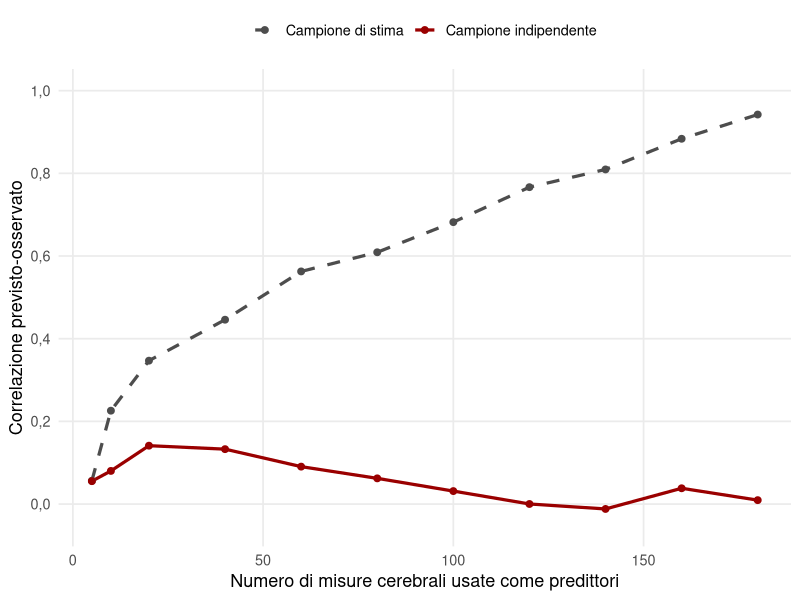

R code for this plot:
## ---- chunk 1
#| label: setup
library(ggplot2)
rosso = "#9A0000"
virgola = function(x, d = 2) formatC(x, format = "f", digits = d, decimal.mark = ",")
tema = theme_minimal(base_size = 13) +
  theme(panel.grid.minor = element_blank())
## ---- chunk 2
#| label: fig-overfitting
#| fig-cap: "Simulazione dell'overfitting. Si prevede un punteggio da un numero crescente di misure cerebrali, ciascuna con un legame debolissimo con il punteggio, in un campione di 200 persone. La correlazione fra punteggi previsti e osservati cresce nel campione usato per stimare il modello, ma resta bassa e poi crolla in un campione indipendente."
#| fig-alt: "Due linee in funzione del numero di misure usate come predittori, da 5 a 180. La linea del campione di stima sale fino a quasi 1. La linea del campione indipendente resta bassa, attorno a 0,1, e poi scende verso zero."
#| fig-width: 7
#| fig-height: 3.8
set.seed(2019)
genera = function(n, p) { X = matrix(rnorm(n * 180), n); y = X[, 1:20] %*% rep(.06, 20) + rnorm(n); list(X = X, y = as.numeric(y)) }
tr = genera(200, 180); te = genera(2000, 180)
ps = c(5, 10, 20, 40, 60, 80, 100, 120, 140, 160, 180)
ris = do.call(rbind, lapply(ps, function(p) {
  m = lm(tr$y ~ tr$X[, 1:p])
  prev = cbind(1, te$X[, 1:p]) %*% coef(m)
  data.frame(p = p, campione = c("Campione di stima", "Campione indipendente"),
             r = c(cor(fitted(m), tr$y), cor(prev, te$y)))
}))
ggplot(ris, aes(p, r, colour = campione, linetype = campione)) +
  geom_line(linewidth = 1.1) + geom_point(size = 2) +
  scale_colour_manual(values = c("grey30", rosso), name = NULL) +
  scale_linetype_manual(values = c(2, 1), name = NULL) +
  scale_y_continuous(limits = c(-.05, 1), breaks = seq(0, 1, .2), labels = function(x) virgola(x, 1)) +
  labs(x = "Numero di misure cerebrali usate come predittori", y = "Correlazione previsto-osservato") +
  tema + theme(legend.position = "top")
